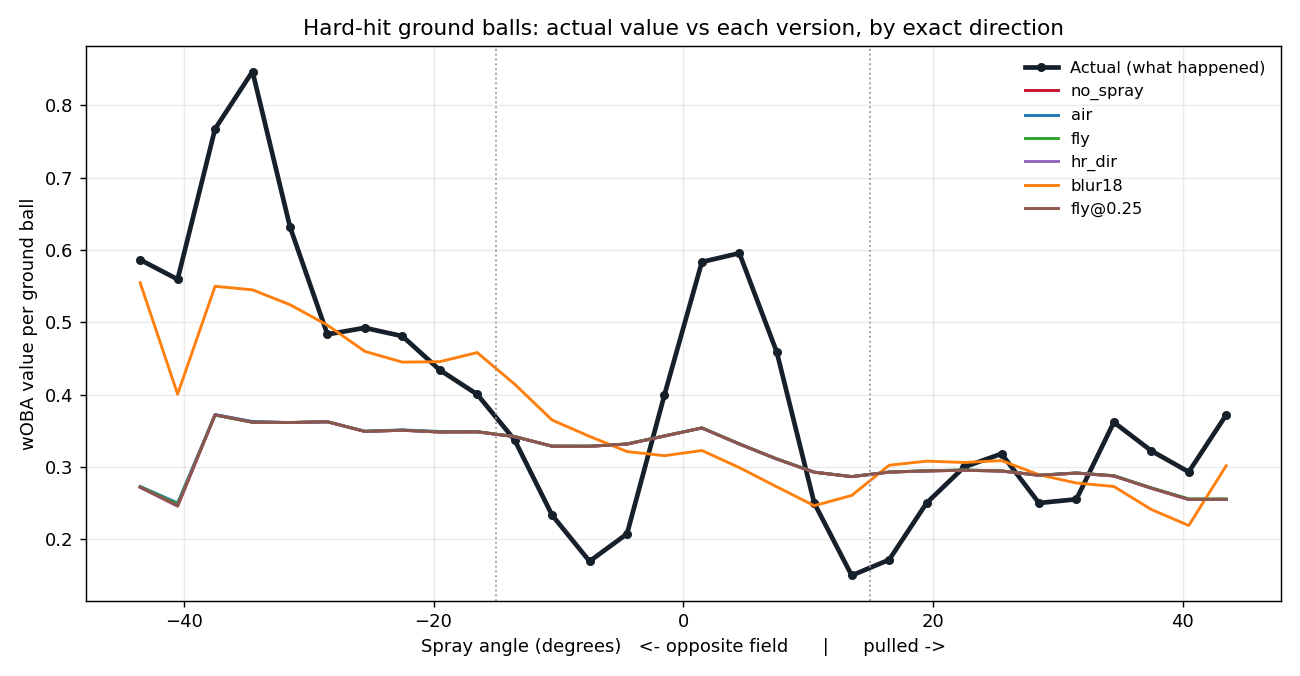
#> input picture models/artifacts/xwoba_gb_spray_check.png, 1300 x 676 px
$ python make_icon.py ../models/artifacts/xwoba_gb_spray_check.png out.png
#> lines starting #> are read from the running program, lines starting #| are printed output that depends on the picture; after the words box and inside, x2 and y2 are one past the last pixel; in counts of white or black regions, pixels touching at a corner belong together
"""Turn a square logo into a macOS-style app icon: rounded corners, Apple's margin, soft shadow.

    python tools/make_icon.py "path/to/logo.png" tools/IQ_icon.png
"""
import sys
from PIL import Image, ImageFilter
import numpy as np
src = Image.open(sys.argv[1]).convert("RGBA")
#> src is the input picture: PIL image 1300x676 RGBA; mean R, G, B, A 247.1, 246.4, 246, 255
S, B = 1024, 824
off = (S - B) // 2
w, h = src.size; z = 0.07                                              # zoom in 7% so the IQ fills more
#> after `w, h = src.size`: w = 1300; h = 676
src = src.crop((int(w * z), int(h * z), int(w * (1 - z)), int(h * (1 - z))))
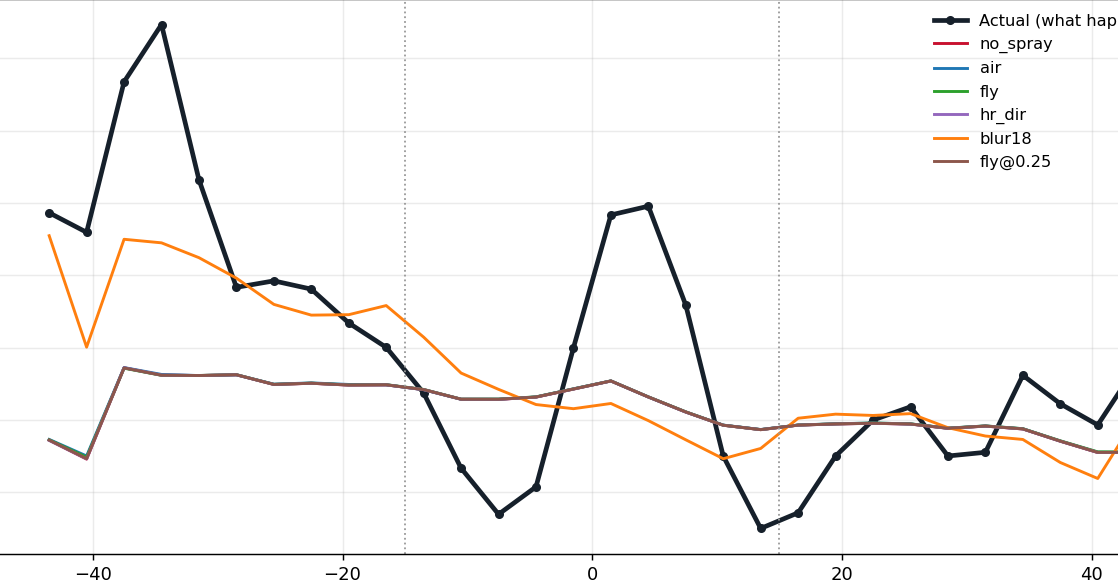
#> src: PIL image 1118x581 RGBA; mean R, G, B, A 248.2, 247.3, 246.8, 255
body = np.asarray(src.resize((B, B), Image.LANCZOS)).astype(np.float32)
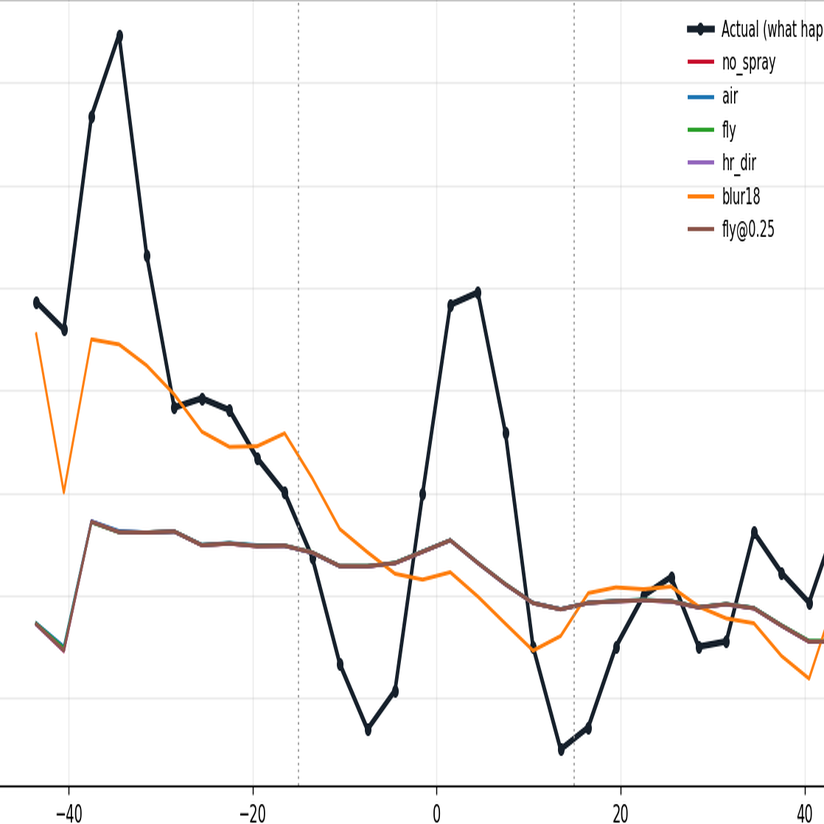
#> body: shape (824, 824, 4) float32; mean R, G, B, A 248.9, 248, 247.4, 255.9

# macOS icon shape: straight sides, corner radius 22.5% of the body, smooth corners; 4x supersampled
k = 4; R = B * k / 2.0; rad = 0.225 * B * k
c = np.abs(np.arange(B * k, dtype=np.float64) + 0.5 - R) - (R - rad)
dx, dy = np.maximum(c, 0)[None, :], np.maximum(c, 0)[:, None]
m = ((dx ** 2.6 + dy ** 2.6) ** (1 / 2.6) <= rad).astype(np.float32)
mask = m.reshape(B, k, B, k).mean(axis=(1, 3))                      # antialiased edge, 0..1

# soft top highlight
hl = np.clip(1 - np.linspace(0, 1, B) / 0.45, 0, 1)[:, None] * 0.10
body[..., :3] = body[..., :3] * (1 - hl[..., None]) + 255 * hl[..., None]
#> body: shape (824, 824, 4) float32; 4.69% of pixels changed, all inside (x1, y1, x2, y2) = (0, 0, 824, 371)
# thin light rim
inner = np.asarray(Image.fromarray((mask * 255).astype(np.uint8)).filter(ImageFilter.MinFilter(5))).astype(np.float32) / 255
rim = np.clip(mask - inner, 0, 1) * 0.18
body[..., :3] = body[..., :3] * (1 - rim[..., None]) + 255 * rim[..., None]
#> body: shape (824, 824, 4) float32; mean R, G, B, A 249, 248.1, 247.6, 255.9
body[..., 3] = mask * 255
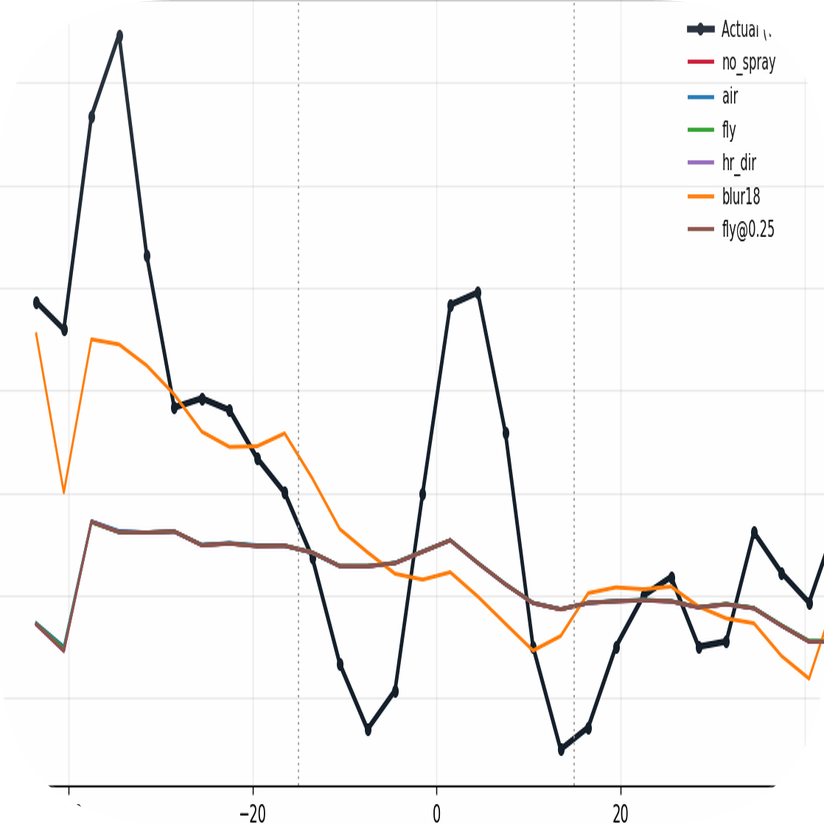
#> body: shape (824, 824, 4) float32; mean R, G, B, A 249, 248.1, 247.6, 248.3; transparent parts drawn white
body_img = Image.fromarray(body.clip(0, 255).astype(np.uint8), "RGBA")

sh = np.zeros((S, S), np.float32); sh[off + 12: off + 12 + B, off: off + B] = mask * 0.35
sh_img = Image.fromarray((sh * 255).astype(np.uint8)).filter(ImageFilter.GaussianBlur(18))
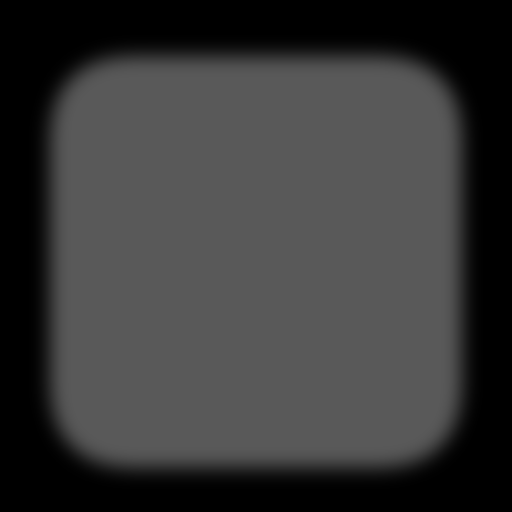
#> sh_img: PIL image 1024x1024 L (shown at 1/2 size); min 0, max 89, mean 55.9
canvas = Image.new("RGBA", (S, S), (0, 0, 0, 0)); canvas.putalpha(sh_img)
#> after `canvas = Image.new('RGBA', (S, S), (0, 0, 0, 0))`: canvas: PIL image 1024x1024 RGBA; every value is 0
#> after `canvas.putalpha(sh_img)`:
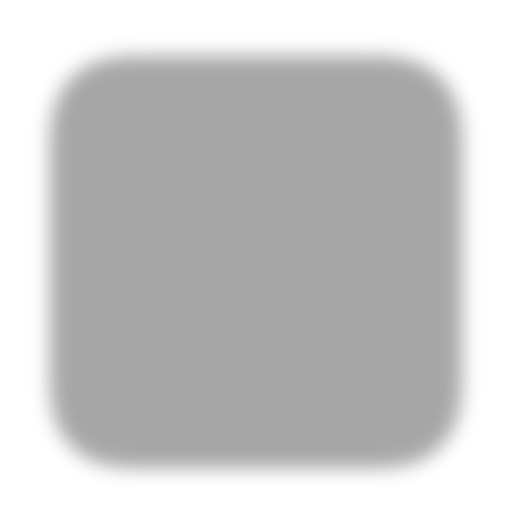
#> canvas: PIL image 1024x1024 RGBA (shown at 1/2 size); mean R, G, B, A 0, 0, 0, 55.9; transparent parts drawn white
canvas.alpha_composite(body_img, (off, off))
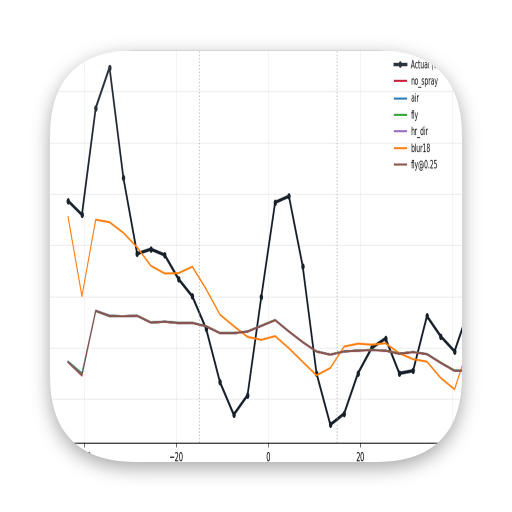
#> canvas: PIL image 1024x1024 RGBA (shown at 1/2 size); mean R, G, B, A 156.1, 155.5, 155.2, 162.3; transparent parts drawn white
canvas.save(sys.argv[2])
print("icon saved:", sys.argv[2])
